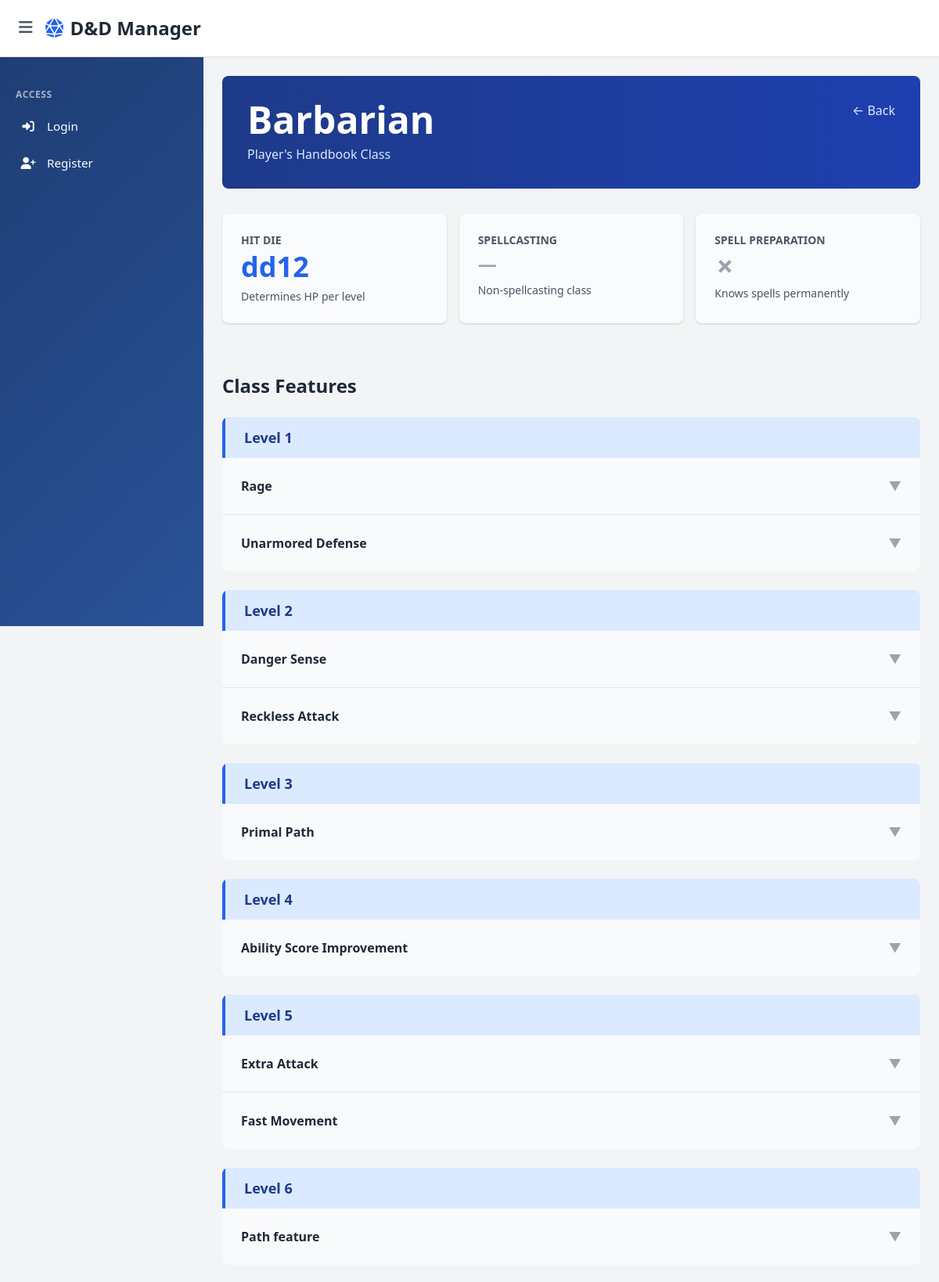
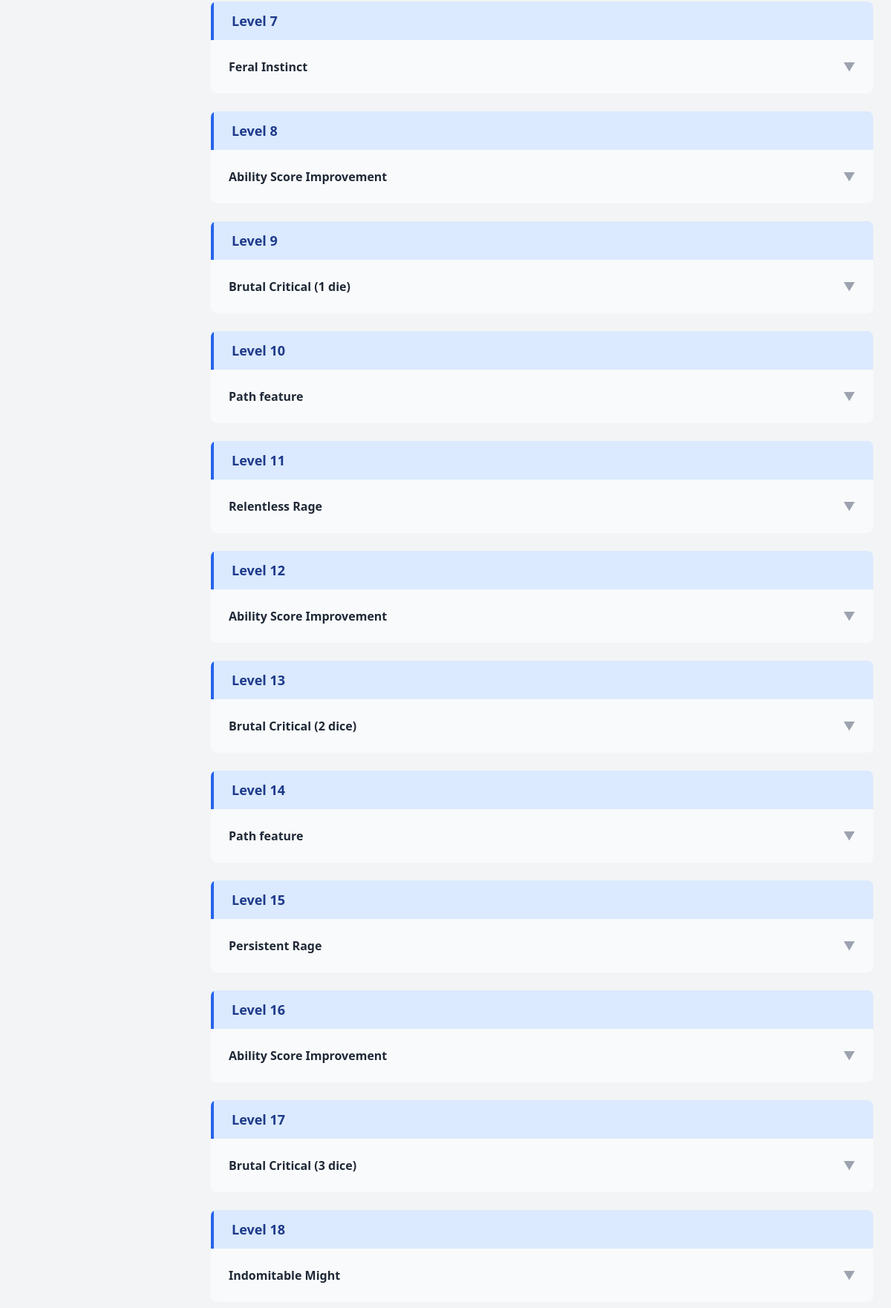
Page /class/Barbarian (upper part) on the committed database (2 pictures, top to bottom).
### app/models/character_struct.py (models this page shows)
class CharacterClassModel(db.Model):
    __tablename__ = 'character_classes'
    id = db.Column(db.Integer, primary_key=True)
    name = db.Column(db.String(50), unique=True, nullable=False)
    hit_die = db.Column(db.Integer, nullable=False)
    spellcasting_ability = db.Column(db.String(3))
    prepares_spells = db.Column(db.Boolean, default=False)
    description = db.Column(db.Text)
    subclass_unlock_level = db.Column(db.Integer, default=3)  # Most classes unlock at level 3
    skill_proficiencies = db.Column(db.JSON, default=list)  # e.g., ["Acrobatics", "Athletics"]
    skill_choice_count = db.Column(db.Integer, default=0)  # How many skills to choose from the list
    armor_proficiencies = db.Column(db.JSON, default=list)  # e.g., ["light armor", "medium armor"]
    weapon_proficiencies = db.Column(db.JSON, default=list)  # e.g., ["simple melee weapons"]
    tool_proficiencies = db.Column(db.JSON, default=list)  # e.g., ["musical instruments"]
    saving_throw_proficiencies = db.Column(db.JSON, default=list)  # e.g., ["STR", "CON"]
    spells = db.relationship('Spell', secondary='spell_classes', back_populates='classes')
    def features_up_to(self, level: int):
        return (self.features
                .filter(CharacterClassFeature.level <= level)
                .order_by(CharacterClassFeature.level.asc(), CharacterClassFeature.name.asc())
                .all())

class CharacterClassFeature(db.Model):
    __tablename__ = 'character_class_features'
    id = db.Column(db.Integer, primary_key=True)
    name = db.Column(db.String(80), nullable=False)
    level = db.Column(db.Integer, nullable=False)
    description = db.Column(db.Text)
    uses = db.Column(db.String(32))
    scaling = db.Column(db.JSON, default=dict)
    class_id = db.Column(db.Integer, db.ForeignKey('character_classes.id'), nullable=False)
    character_class = db.relationship(
        'CharacterClassModel',
        backref=db.backref('features', lazy='dynamic', cascade='all, delete-orphan')
    )
    __table_args__ = (
        db.UniqueConstraint('class_id', 'name', 'level', name='uq_feature_per_class_level'),
    )
    choices = db.Column(db.JSON, default=list)

### app/__init__.py (the view)
@app.route("/class/<class_name>")
def show_character_class(class_name):
    char_class = CharacterClassModel.query.filter_by(name=class_name).first_or_404()
    features = char_class.features_up_to(20)  # show all up to level 20
    return render_template("characterclass_details.html", character_class=char_class, features=features)

### app/templates/characterclass_details.html (shortened to what this page needs)
{% extends "base.html" %}
{% block content %}
<div class="max-w-5xl mx-auto">
  <div class="bg-gradient-to-r from-blue-900 to-blue-800 text-white p-8 rounded-lg mb-8">
    <div class="flex justify-between items-start">
      <div>
        <h1 class="text-5xl font-bold mb-2">{{ character_class.name }}</h1>
        <p class="text-blue-100">Player's Handbook Class</p>
      </div>
      <a href="{{ url_for('characters') }}" class="text-blue-100 hover:text-white">← Back</a>
    </div>
  </div>
  <div class="grid grid-cols-1 md:grid-cols-3 gap-4 mb-8">
    <div class="rounded-lg shadow p-6" style="background-color: #fafbfc;">
      <div class="text-gray-600 text-sm font-semibold mb-1">HIT DIE</div>
      <div class="text-4xl font-bold text-blue-600">d{{ character_class.hit_die }}</div>
      <p class="text-gray-600 text-sm mt-2">Determines HP per level</p>
    </div>
    <div class="rounded-lg shadow p-6" style="background-color: #fafbfc;">
      <div class="text-gray-600 text-sm font-semibold mb-1">SPELLCASTING</div>
      {% if character_class.spellcasting_ability %}
        <div class="text-4xl font-bold text-purple-600">{{ character_class.spellcasting_ability }}</div>
        <p class="text-gray-600 text-sm mt-2">Primary ability for spells</p>
      {% else %}
        <div class="text-2xl font-bold text-gray-400">—</div>
        <p class="text-gray-600 text-sm mt-2">Non-spellcasting class</p>
      {% endif %}
    </div>
    <div class="rounded-lg shadow p-6" style="background-color: #fafbfc;">
      <div class="text-gray-600 text-sm font-semibold mb-1">SPELL PREPARATION</div>
      <div class="text-3xl font-bold {% if character_class.prepares_spells %}text-green-600{% else %}text-gray-400{% endif %}">
        {{ "✓" if character_class.prepares_spells else "✗" }}
      </div>
      <p class="text-gray-600 text-sm mt-2">{{ "Prepares spells daily" if character_class.prepares_spells else "Knows spells permanently" }}</p>
    </div>
  </div>
  {% if character_class.features %}
    <div class="mb-8">
      <h2 class="text-2xl font-bold text-gray-800 mb-6">Class Features</h2>
      {% set grouped = {} %}
      {% for feature in character_class.features.order_by('level', 'name') %}
        {% set level = feature.level %}
        {% if not grouped.get(level) %}
          {% set _ = grouped.update({level: []}) %}
        {% endif %}
        {% set _ = grouped[level].append(feature) %}
      {% endfor %}
      <div class="space-y-6">
        {% for level, features in grouped.items() %}
          <div class="bg-gray-50 rounded-lg overflow-hidden">
            <div class="bg-blue-100 border-l-4 border-blue-600 px-6 py-3">
              <h3 class="text-lg font-bold text-blue-900">Level {{ level }}</h3>
            </div>
            <div class="divide-y">
              {% for feature in features %}
                <details class="group p-6 hover:bg-blue-50 transition cursor-pointer">
                  <summary class="flex items-start justify-between font-semibold text-gray-800 select-none">
                    <span>{{ feature.name }}</span>
                    <span class="text-gray-400 group-open:rotate-180 transition">▼</span>
                  </summary>
                </details>
              {% endfor %}
            </div>
          </div>
        {% endfor %}
      </div>
    </div>
  {% endif %}
  {% set subclasses = character_class.subclasses.all() %}
</div>
{% endblock %}

### app/templates/base.html (style rules this page uses)
body { background-color: #f8f9fa; }
.bg-blue-100 { background-color: #DBEAFE; }

### rows in the picture
CharacterClassModel: name "Barbarian", hit_die "d12", prepares_spells "✗", prepares_spells "Knows spells permanently"
CharacterClassFeature: name "Rage"
CharacterClassFeature: name "Unarmored Defense"
CharacterClassFeature: name "Danger Sense"
CharacterClassFeature: name "Reckless Attack"
CharacterClassFeature: name "Primal Path"
CharacterClassFeature: name "Ability Score Improvement"
CharacterClassFeature: name "Extra Attack"
CharacterClassFeature: name "Fast Movement"
CharacterClassFeature: name "Path feature"
CharacterClassFeature: name "Feral Instinct"
CharacterClassFeature: name "Ability Score Improvement"
CharacterClassFeature: name "Brutal Critical (1 die)"
CharacterClassFeature: name "Path feature"
CharacterClassFeature: name "Relentless Rage"
CharacterClassFeature: name "Ability Score Improvement"
CharacterClassFeature: name "Brutal Critical (2 dice)"
CharacterClassFeature: name "Path feature"
CharacterClassFeature: name "Persistent Rage"
CharacterClassFeature: name "Ability Score Improvement"
CharacterClassFeature: name "Brutal Critical (3 dice)"
CharacterClassFeature: name "Indomitable Might"

### other values in the picture
{{ level }} "1" "2" "3" "4" "5" "6" "7" "8" "9" "10" "11" "12" "13" "14" "15" "16" "17" "18"
